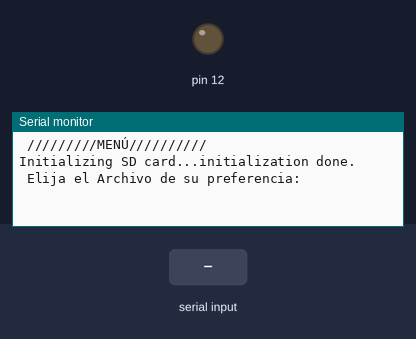
Simulated run of this sketch. Board: Arduino Uno, built with avr-gcc and run on an emulated ATmega328P. On the bench: output pins drawn as LEDs (lit = HIGH), the last lines printed to the serial monitor. The inputs (shaded band) are chosen by the test bench. Storage starts empty.

Above: at 1.2 s.
1.3 s: "1\n" received over Serial
At 1.7 s:
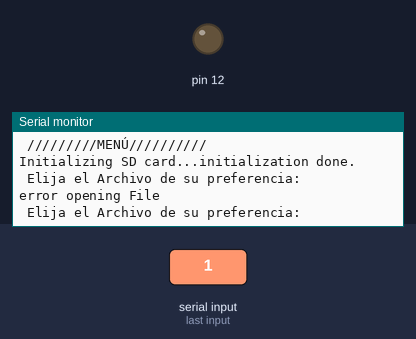
2.8 s: byte 10 ('\n') received over Serial
At 4.1 s:
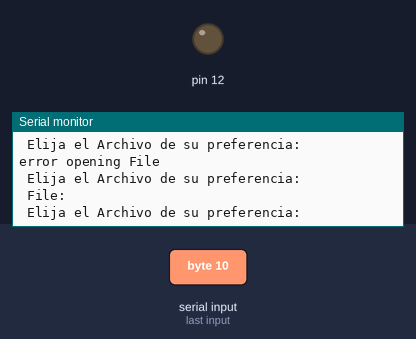

The sketch:

Lab.ino
```cpp
#include <SPI.h>
#include <SD.h>
File root;
File myFile;
String opcion = "";
String fileName = "";
void setup()
{
  // Open serial communications and wait for port to open:
  Serial.begin(115200);
  while (!Serial) {
    ; // wait for serial port to connect. Needed for Leonardo only
  }
  Serial.println("\n /////////MENÚ//////////");
  SPI.setModule(0);

  Serial.print("Initializing SD card...");
  // On the Ethernet Shield, CS is pin 4. It's set as an output by default.
  // Note that even if it's not used as the CS pin, the hardware SS pin
  // (10 on most Arduino boards, 53 on the Mega) must be left as an output
  // or the SD library functions will not work.
  pinMode(12, OUTPUT);

  if (!SD.begin(12)) {
    Serial.println("initialization failed!");
    return;
  }
  Serial.println("initialization done.");


}

void loop()
{
   Serial.println("\n Elija el Archivo de su preferencia:");


   root = SD.open("/");
   printDirectory(root, 0);
   opcion = leerfrase();
   char miArray[opcion.length() + 1]; // +1 para el carácter nulo '\0'

    opcion.toCharArray(miArray, opcion.length() + 1);
    myFile = SD.open(miArray);

    if (myFile) {
    Serial.println("\n File:");

    // read from the file until there's nothing else in it:
    while (myFile.available()) {
      Serial.write(myFile.read());
    }
    // close the file:
    myFile.close();
  } else {
    // if the file didn't open, print an error:
    Serial.println("error opening File");
  }


}


String leerfrase () //función que devuelve cadena
 {
   while (Serial.available()==0);  //bloquea hasta que escriba
   delay (20); //da tiempo para que lleguen todos los caracteres al buffer
   String inString = ""; //almacenamiento externo del buffer
   while (Serial.available() > 0) //mientras haya caracteres en el buffer Serial
   {
   int inChar = Serial.read(); //lee carácter
   if (inChar == '\n' || inChar == '\r' )  //si último caracter (nulo) o retorno
   {inString = inString;} //quitarlo para que haya no doble salto línea o retorno
   else {inString = inString + (char)inChar;} //añádelo a la cadena
   }
 return inString;  //devuelve frase
 }


void printDirectory(File dir, int numTabs) {
   while(true) {

     File entry =  dir.openNextFile();
     if (! entry) {
       // no more files
       break;
     }
     for (uint8_t i=0; i<numTabs; i++) {
       Serial.print('\t');
     }
     Serial.print(entry.name());
     if (entry.isDirectory()) {
       Serial.println("/");
       printDirectory(entry, numTabs+1);
     } else {
       // files have sizes, directories do not
       Serial.print("\t\t");
       Serial.println(entry.size(), DEC);
     }
     entry.close();
   }
}
```

Measured:
- after the input at 1.3 s, the serial monitor: prints a new line at once (image 1)
- after the input at 2.8 s, the serial monitor: prints a new line at once (image 2)
